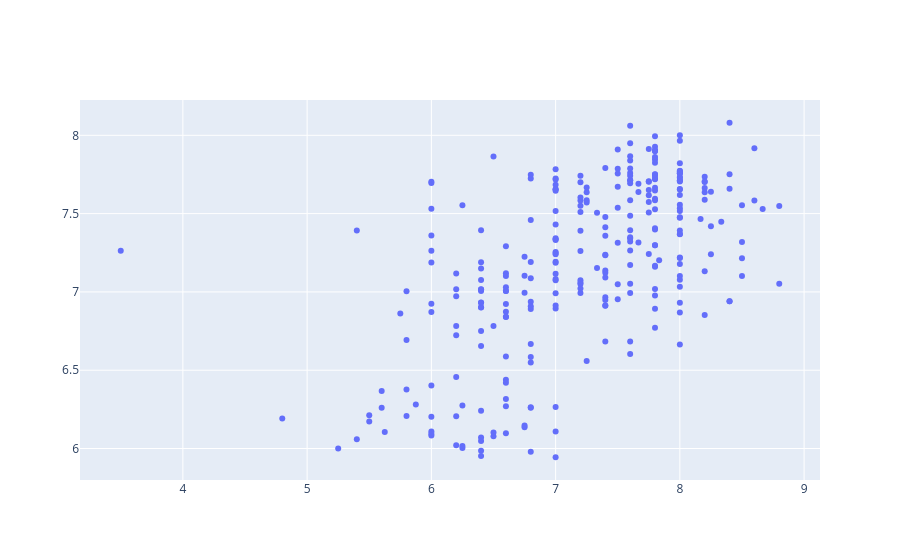

The notebook cell this image was saved under:
### Code cell
fig = go.Figure()
fig.add_trace(
    go.Scatter(
        x=decoded_labels,
        y=decoded_predictions,
        mode="markers",
        name="Predictions vs True",
    )
)

### Figure 1 — Plotly figure (JSON) as saved in the notebook; plotly's stock layout.template omitted (floating-point values rounded to 4 significant figures; data arrays with more than 128 entries replaced by an {"elided": "..."} marker saying what was removed)
{"data": [{"mode": "markers", "name": "Predictions vs True", "type": "scatter", "x": {"elided": "288 float values"}, "y": {"elided": "288 float values"}}], "layout": {}}
